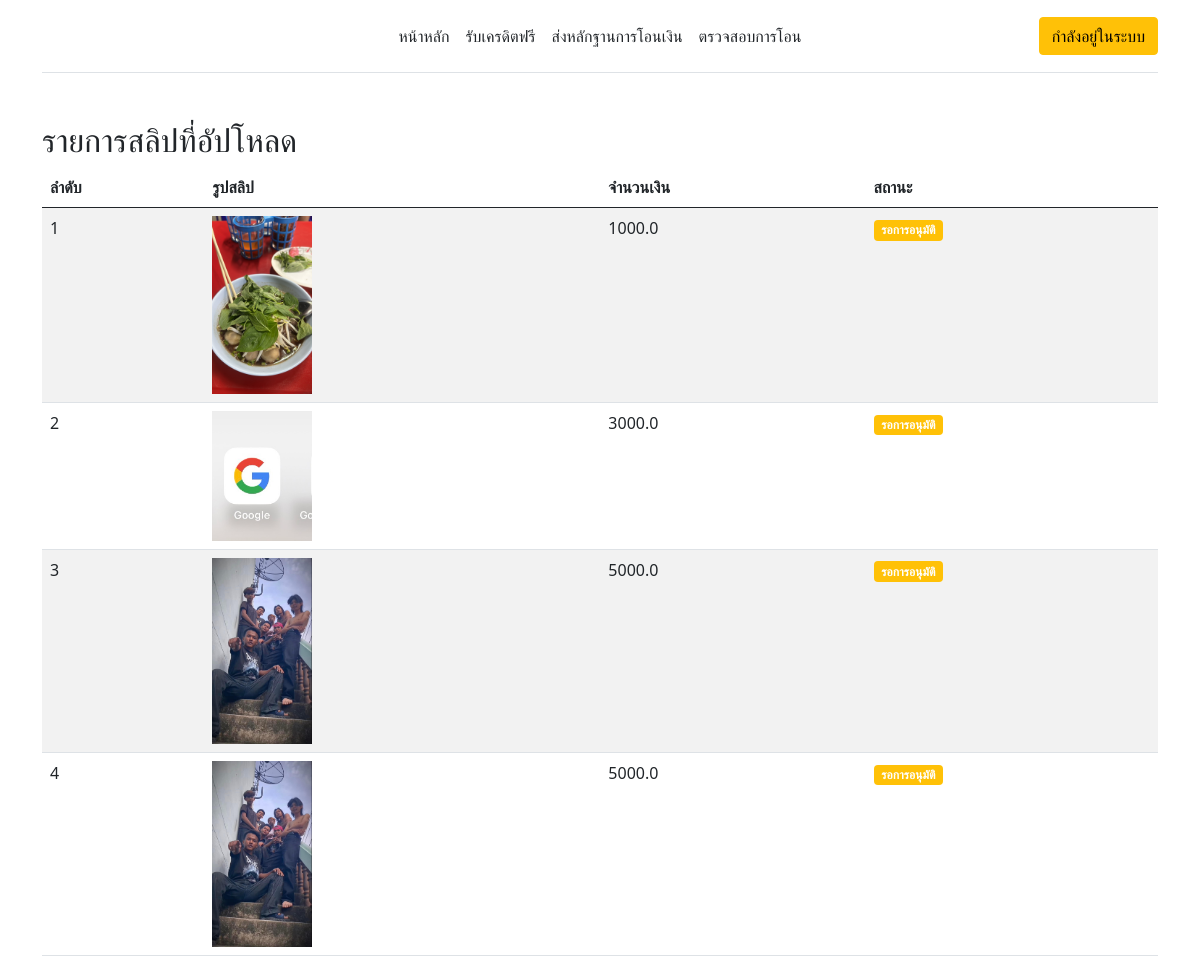
The app's page /slip_approve/ (signed in) with its own data.
### core/models.py (models this page shows, shortened)
class Slip(models.Model):
    user = models.ForeignKey(User, on_delete=models.CASCADE, related_name='slip')
    slip_image = models.ImageField(upload_to=slip_image_path, verbose_name="สลีป")
    cost = models.FloatField(verbose_name="จำนวนเงิน")
    approve = models.BooleanField(default=False, verbose_name="อนุมัติ")
    timestamp = models.DateTimeField(auto_now_add=True, verbose_name="เวลาบันทึก")
    created_at = models.DateTimeField(auto_now_add=True)
    updated_at = models.DateTimeField(auto_now=True)
    class Meta:
        verbose_name_plural = "หลักฐานการโอนเงิน"
        ordering = ['-created_at']

### core/views.py (the view)
# urls.py: path('slip_approve/', slip_approve, name='slip_approve'),
@login_required
def slip_approve(request):
    slips = Slip.objects.filter(user=request.user)
    context = {
        'slips': slips,
    }
    return render(request, 'slip_approve.html', context)

### core/templates/slip_approve.html
{% extends 'base.html' %}
{% block slip_approve %}
<div class="container mt-5">
    <h2>รายการสลิปที่อัปโหลด</h2>
    <table class="table table-striped">
        <thead>
            <tr>
                <th>ลำดับ</th>
                <th>รูปสลิป</th>
                <th>จำนวนเงิน</th>
                <th>สถานะ</th>
            </tr>
        </thead>
        <tbody>
            {% for slip in slips %}
                <tr>
                    <td>{{ forloop.counter }}</td>
                    <td>
                        <img src="{{ slip.slip_image.url }}" alt="Slip Image" style="width: 100px; height: auto;">
                    </td>
                    <td>{{ slip.cost }}</td>
                    <td>
                        {% if slip.approve %}
                            <span class="badge bg-success">อนุมัติแล้ว</span>
                        {% else %}
                            <span class="badge bg-warning">รอการอนุมัติ</span>
                        {% endif %}
                    </td>
                </tr>
            {% endfor %}
        </tbody>
    </table>
</div>
{% endblock slip_approve %}

### records on screen
Slip: slip_image (picture), cost "1000.0", approve "รอการอนุมัติ"
Slip: slip_image (picture), cost "3000.0", approve "รอการอนุมัติ"
Slip: slip_image (picture), cost "5000.0", approve "รอการอนุมัติ"
Slip: slip_image (picture), cost "5000.0", approve "รอการอนุมัติ"
